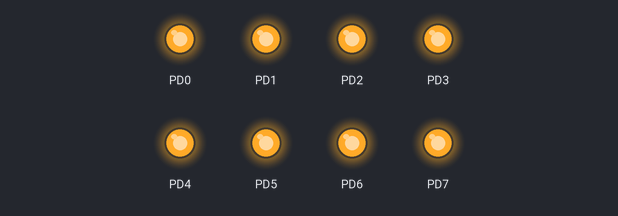
Simulated run of this program. Board: ATmega328P, built with avr-gcc and emulated at 16 MHz. Parts: output pins drawn as LEDs (lit = HIGH).

Above: at 0.5 s.
At 3.5 s:
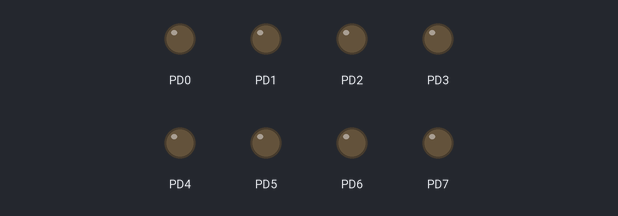
Timing chart, 0 to 4.6 s (numbered marks = the images above):
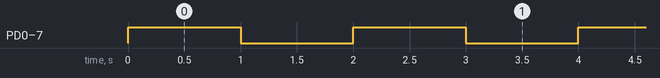

Measured:
- by itself, PD0–7: alternates HIGH for 1.0 s and LOW for 1.0 s

The program:

main.c
```c
/*
* 03 - address holding variables.c
*
* Created: 1/25/2025 8:48:44 PM
* Author : Nesimi
*/

#ifndef F_CPU
#define F_CPU 16000000UL
#endif

#include <stdint.h>
#include <util/delay.h>

#define REGISTER_ZER0		0x29
#define MY_DDRD				*myDDRD			//0x2A
#define MY_PORTD			*(myDDRD + 1)	//0x2B

#define ON					0xFF
#define OFF					0x00

#define LEDS(led_status, delay) do {MY_PORTD = led_status; _delay_ms(delay);} while (0)

uint8_t* myDDRD = (uint8_t* ) (42);						//0x2A
//uint8_t* myDDRD = (uint8_t* ) (REGISTER_ZER0 + 1);	//0x2A

uint8_t* arr[2] = {(uint8_t*) 0x2A, (uint8_t*) 0x2B};
uint8_t** parr=arr;

#define PIND		*((uint8_t*) 0x29)
#define DDRD		*((uint8_t*) 0x2A)
#define PORTD		*((uint8_t*) 0x2B)


int main()
{
	example1();
	example2();
	example3();
}

void example1(){

	MY_DDRD = ON;
	MY_PORTD = OFF;

	while(1){
		MY_PORTD = ON;
		_delay_ms(1000);
		MY_PORTD = OFF;
		_delay_ms(1000);
	}
}

void example2(){
	while(1){
		LEDS(ON,1000);
		LEDS(OFF,500);
	}
}

void example3(){
	*parr[0]=ON;

	while(1){
		*parr[1]=ON;
		_delay_ms(2000);
		*parr[1]=OFF;
		_delay_ms(2000);
	}
}

void example4(){
	DDRD=0xFF;

	while(1){
		PORTD=0xFF;
		_delay_ms(1000);
		PORTD=0x00;
		_delay_ms(1000);
	}
}
```
